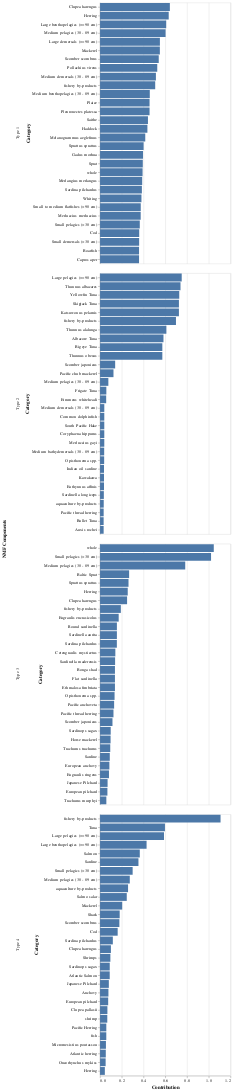

The code cell stored with this chart in its notebook:
### Code cell
n_components = 4

# Perform dimensionality reduction using NMF
W, H = dimension_reduction(X, n_components=n_components)   

# Obtain list of countries in W
countries = W.index.tolist()

# Create with top categories contributing to each type
top_category_4 = plot_top_categories(H, 30, False)

top_category_4

### Figure 1 — Vega-Lite specification as saved in the notebook (floating-point values rounded to 4 significant figures)
{"config": {"view": {"continuousWidth": 300, "continuousHeight": 300}}, "data": {"name": "data-cd912811f74923d777ea0db8b6daecf3"}, "facet": {"row": {"field": "Component", "title": "NMF Components", "type": "nominal"}}, "spec": {"mark": {"type": "bar"}, "encoding": {"tooltip": [{"field": "Component", "type": "nominal"}, {"field": "Category", "type": "nominal"}, {"field": "Weight", "type": "quantitative"}], "x": {"field": "Weight", "title": "Contribution", "type": "quantitative"}, "y": {"field": "Category", "sort": "-x", "type": "nominal"}}}, "resolve": {"scale": {"y": "independent"}}, "$schema": "https://vega.github.io/schema/vega-lite/v6.1.0.json", "datasets": {"data-cd912811f74923d777ea0db8b6daecf3": [{"Component": "Type 1", "Category": "Clupea harengus", "Weight": 0.6419}, {"Component": "Type 1", "Category": "Herring", "Weight": 0.6314}, {"Component": "Type 1", "Category": "Large benthopelagics (>=90 cm)", "Weight": 0.6083}, {"Component": "Type 1", "Category": "Medium pelagics (30 - 89 cm)", "Weight": 0.6026}, {"Component": "Type 1", "Category": "Large demersals (>=90 cm)", "Weight": 0.5503}, {"Component": "Type 1", "Category": "Mackerel", "Weight": 0.55}, {"Component": "Type 1", "Category": "Scomber scombrus", "Weight": 0.5397}, {"Component": "Type 1", "Category": "Pollachius virens", "Weight": 0.526}, {"Component": "Type 1", "Category": "Medium demersals (30 - 89 cm)", "Weight": 0.5136}, {"Component": "Type 1", "Category": "fishery by-products", "Weight": 0.5072}, {"Component": "Type 1", "Category": "Medium benthopelagics (30 - 89 cm)", "Weight": 0.4574}, {"Component": "Type 1", "Category": "Plaice", "Weight": 0.4553}, {"Component": "Type 1", "Category": "Pleuronectes platessa", "Weight": 0.4553}, {"Component": "Type 1", "Category": "Saithe", "Weight": 0.4405}, {"Component": "Type 1", "Category": "Haddock", "Weight": 0.4354}, {"Component": "Type 1", "Category": "Melanogrammus aeglefinus", "Weight": 0.4158}, {"Component": "Type 1", "Category": "Sprattus sprattus", "Weight": 0.4006}, {"Component": "Type 1", "Category": "Gadus morhua", "Weight": 0.3951}, {"Component": "Type 1", "Category": "Sprat", "Weight": 0.393}, {"Component": "Type 1", "Category": "whole", "Weight": 0.391}, {"Component": "Type 1", "Category": "Merlangius merlangus", "Weight": 0.3875}, {"Component": "Type 1", "Category": "Sardina pilchardus", "Weight": 0.3846}, {"Component": "Type 1", "Category": "Whiting", "Weight": 0.3807}, {"Component": "Type 1", "Category": "Small to medium flatfishes (<90 cm)", "Weight": 0.3743}, {"Component": "Type 1", "Category": "Merluccius merluccius", "Weight": 0.3737}, {"Component": "Type 1", "Category": "Small pelagics (<30 cm)", "Weight": 0.3653}, {"Component": "Type 1", "Category": "Cod", "Weight": 0.3602}, {"Component": "Type 1", "Category": "Small demersals (<30 cm)", "Weight": 0.3595}, {"Component": "Type 1", "Category": "Boarfish", "Weight": 0.3586}, {"Component": "Type 1", "Category": "Capros aper", "Weight": 0.3586}, {"Component": "Type 2", "Category": "Large pelagics (>=90 cm)", "Weight": 0.7509}, {"Component": "Type 2", "Category": "Thunnus albacares", "Weight": 0.7398}, {"Component": "Type 2", "Category": "Yellowfin Tuna", "Weight": 0.7283}, {"Component": "Type 2", "Category": "Skipjack Tuna", "Weight": 0.7253}, {"Component": "Type 2", "Category": "Katsuwonus pelamis", "Weight": 0.7253}, {"Component": "Type 2", "Category": "fishery by-products", "Weight": 0.6981}, {"Component": "Type 2", "Category": "Thunnus alalunga", "Weight": 0.6099}, {"Component": "Type 2", "Category": "Albacore Tuna", "Weight": 0.5832}, {"Component": "Type 2", "Category": "Bigeye Tuna", "Weight": 0.5727}, {"Component": "Type 2", "Category": "Thunnus obesus", "Weight": 0.5727}, {"Component": "Type 2", "Category": "Scomber japonicus", "Weight": 0.139}, {"Component": "Type 2", "Category": "Pacific chub mackerel", "Weight": 0.1235}, {"Component": "Type 2", "Category": "Medium pelagics (30 - 89 cm)", "Weight": 0.0764}, {"Component": "Type 2", "Category": "Frigate Tuna", "Weight": 0.05789}, {"Component": "Type 2", "Category": "Etrumeus whiteheadi", "Weight": 0.05637}, {"Component": "Type 2", "Category": "Medium demersals (30 - 89 cm)", "Weight": 0.03907}, {"Component": "Type 2", "Category": "Common dolphinfish", "Weight": 0.03899}, {"Component": "Type 2", "Category": "South Pacific Hake", "Weight": 0.03899}, {"Component": "Type 2", "Category": "Coryphaena hippurus", "Weight": 0.03899}, {"Component": "Type 2", "Category": "Merluccius gayi", "Weight": 0.03899}, {"Component": "Type 2", "Category": "Medium bathydemersals (30 - 89 cm)", "Weight": 0.038}, {"Component": "Type 2", "Category": "Opisthonema spp.", "Weight": 0.03774}, {"Component": "Type 2", "Category": "Indian oil sardine", "Weight": 0.03632}, {"Component": "Type 2", "Category": "Kawakawa", "Weight": 0.03632}, {"Component": "Type 2", "Category": "Euthynnus affinis", "Weight": 0.03632}, {"Component": "Type 2", "Category": "Sardinella longiceps", "Weight": 0.03484}, {"Component": "Type 2", "Category": "aquaculture by-products", "Weight": 0.03381}, {"Component": "Type 2", "Category": "Pacific thread herring", "Weight": 0.03316}, {"Component": "Type 2", "Category": "Bullet Tuna", "Weight": 0.03299}, {"Component": "Type 2", "Category": "Auxis rochei", "Weight": 0.03299}, {"Component": "Type 3", "Category": "whole", "Weight": 1.046}, {"Component": "Type 3", "Category": "Small pelagics (<30 cm)", "Weight": 1.021}, {"Component": "Type 3", "Category": "Medium pelagics (30 - 89 cm)", "Weight": 0.7833}, {"Component": "Type 3", "Category": "Baltic Sprat", "Weight": 0.2673}, {"Component": "Type 3", "Category": "Sprattus sprattus", "Weight": 0.2617}, {"Component": "Type 3", "Category": "Herring", "Weight": 0.2545}, {"Component": "Type 3", "Category": "Clupea harengus", "Weight": 0.2486}, {"Component": "Type 3", "Category": "fishery by-products", "Weight": 0.1912}, {"Component": "Type 3", "Category": "Engraulis encrasicolus", "Weight": 0.1713}, {"Component": "Type 3", "Category": "Round sardinella", "Weight": 0.1549}, {"Component": "Type 3", "Category": "Sardinella aurita", "Weight": 0.1549}, {"Component": "Type 3", "Category": "Sardina pilchardus", "Weight": 0.1545}, {"Component": "Type 3", "Category": "Cetengraulis mysticetus", "Weight": 0.1407}, {"Component": "Type 3", "Category": "Sardinella maderensis", "Weight": 0.1384}, {"Component": "Type 3", "Category": "Bonga shad", "Weight": 0.137}, {"Component": "Type 3", "Category": "Flat sardinella", "Weight": 0.137}, {"Component": "Type 3", "Category": "Ethmalosa fimbriata", "Weight": 0.137}, {"Component": "Type 3", "Category": "Opisthonema spp.", "Weight": 0.1335}, {"Component": "Type 3", "Category": "Pacific anchoveta", "Weight": 0.1295}, {"Component": "Type 3", "Category": "Pacific thread herring", "Weight": 0.1235}, {"Component": "Type 3", "Category": "Scomber japonicus", "Weight": 0.1142}, {"Component": "Type 3", "Category": "Sardinops sagax", "Weight": 0.09806}, {"Component": "Type 3", "Category": "Horse mackerel", "Weight": 0.09683}, {"Component": "Type 3", "Category": "Trachurus trachurus", "Weight": 0.09381}, {"Component": "Type 3", "Category": "Sardine", "Weight": 0.08949}, {"Component": "Type 3", "Category": "European anchovy", "Weight": 0.08582}, {"Component": "Type 3", "Category": "Engraulis ringens", "Weight": 0.08202}, {"Component": "Type 3", "Category": "Japanese Pilchard", "Weight": 0.06931}, {"Component": "Type 3", "Category": "European pilchard", "Weight": 0.0677}, {"Component": "Type 3", "Category": "Trachurus murphyi", "Weight": 0.05791}, {"Component": "Type 4", "Category": "fishery by-products", "Weight": 1.108}, {"Component": "Type 4", "Category": "Tuna", "Weight": 0.5968}, {"Component": "Type 4", "Category": "Large pelagics (>=90 cm)", "Weight": 0.5881}, {"Component": "Type 4", "Category": "Large benthopelagics (>=90 cm)", "Weight": 0.4278}, {"Component": "Type 4", "Category": "Salmon", "Weight": 0.3654}, {"Component": "Type 4", "Category": "Sardine", "Weight": 0.3532}, {"Component": "Type 4", "Category": "Small pelagics (<30 cm)", "Weight": 0.2997}, {"Component": "Type 4", "Category": "Medium pelagics (30 - 89 cm)", "Weight": 0.2734}, {"Component": "Type 4", "Category": "aquaculture by-products", "Weight": 0.2576}, {"Component": "Type 4", "Category": "Salmo salar", "Weight": 0.2456}, {"Component": "Type 4", "Category": "Mackerel", "Weight": 0.2037}, {"Component": "Type 4", "Category": "Shark", "Weight": 0.1805}, {"Component": "Type 4", "Category": "Scomber scombrus", "Weight": 0.1777}, {"Component": "Type 4", "Category": "Cod", "Weight": 0.162}, {"Component": "Type 4", "Category": "Sardina pilchardus", "Weight": 0.1175}, {"Component": "Type 4", "Category": "Clupea harengus", "Weight": 0.09986}, {"Component": "Type 4", "Category": "Shrimps", "Weight": 0.09497}, {"Component": "Type 4", "Category": "Sardinops sagax", "Weight": 0.08913}, {"Component": "Type 4", "Category": "Atlantic Salmon", "Weight": 0.08891}, {"Component": "Type 4", "Category": "Japanese Pilchard", "Weight": 0.08076}, {"Component": "Type 4", "Category": "Anchovy", "Weight": 0.0771}, {"Component": "Type 4", "Category": "European pilchard", "Weight": 0.07481}, {"Component": "Type 4", "Category": "Clupea pallasii", "Weight": 0.06762}, {"Component": "Type 4", "Category": "shrimp", "Weight": 0.0666}, {"Component": "Type 4", "Category": "Pacific Herring", "Weight": 0.05762}, {"Component": "Type 4", "Category": "fish", "Weight": 0.05739}, {"Component": "Type 4", "Category": "Micromesistius poutassou", "Weight": 0.05409}, {"Component": "Type 4", "Category": "Atlantic herring", "Weight": 0.05274}, {"Component": "Type 4", "Category": "Oncorhynchus mykiss", "Weight": 0.0513}, {"Component": "Type 4", "Category": "Herring", "Weight": 0.04411}]}}
